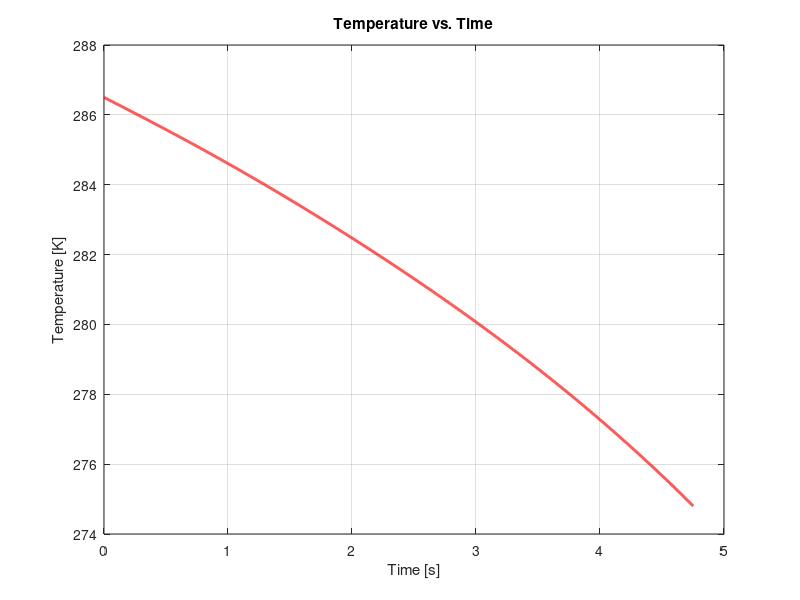
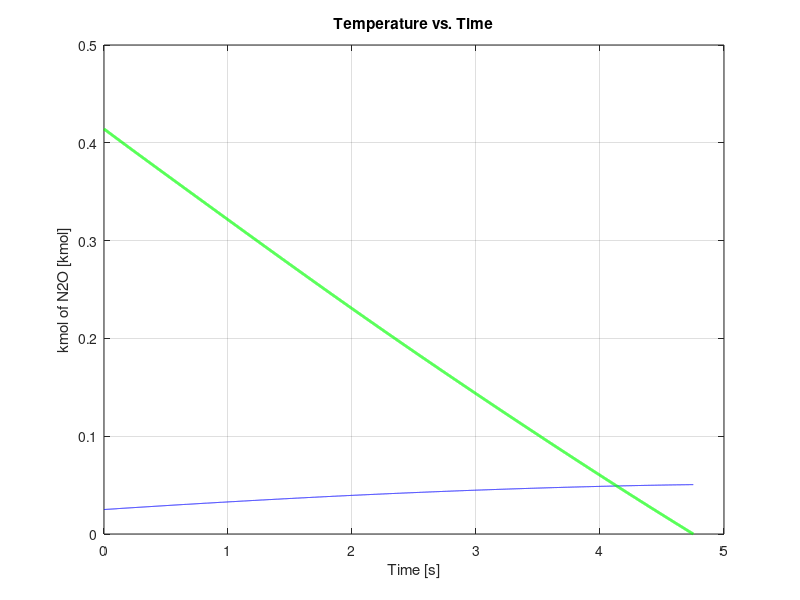

Here is the MATLAB script that generated these plots, in order: (Note: this script raises an error after producing the figures.)
%Margaret Mary Master's Thesis
%Ideal Model
%Explicit Method - Forward Difference

clear all
clc

% Given constants
n_He = 0;               % helium gas [kmol]
m_loaded = 19.32933;    % N2O mass initially loaded into tank [kg]: Test 1
% m_loaded = 16.23298;    % Test 2
% m_loaded = 14.10076;    % Test 3
% m_loaded = 23.62427;    % Test 4
Ti = 286.5;             % initial temperature [K]: Test 1 
% Ti = 278.5;             % Test 2
% Ti = 271.5;             % Test 3
% Ti = 291.3              % Test 4
R = 8314.3;             % universal gas constant [J/(kmol*K)]
Cd = 0.425;             % discharge coefficient: Test 1
% Cd = 0.365;             % Test 2 and 3
% Cd = 0.09;              % Test 4
Ainj = 0.0001219352;    % injector area [m^2]
MW2 = 44.013;           % molecular weight of N2O
V = 0.0354             % total tank volume [m^3]
m_T = 6.4882;           % tank mass [kg]

% Perry's Chemical Engineers' Handbook Property Equations
G1 = 96.512;        % vapour pressure of N2O [Pa] coefficients
G2 = -4045;         % valid for Temp range [182.3 K - 309.57 K]
G3 = -12.277;      
G4 = 2.886e-5;
G5 = 2;

Tc = 309.57;        % critical temperature of N2O [K]
J1 = 2.3215e7;      % heat of vapourization of N2O [J/kmol] coefficients
J2 = 0.384;         % valid for Temp range [182.3K - 309.57 K]
J3 = 0;
J4 = 0;

C1 = 0.2079e5;      % heat capacity of He at constant pressure [K/(kmol*K)] coefficients
C2 = 0;             % valid for Temp range [100 K - 1500 K]
C3 = 0;
C4 = 0;
C5 = 0;

D1 = 0.2934e5;      % heat capacity of N2O gas at constant pressure [J/(kmol*K)] coefficients
D2 = 0.3236e5;      % valid for Temp range [100 K - 200 K]
D3 = 1.1238e3;      
D4 = 0.2177e5;
D5 = 479.4;

E1 = 6.7556e4;      % heat capacity of N2O liquid at constant pressure [J/(kmol*K)] coefficients
E2 = 5.4373e1;      % valid for Temp range [182.3 K - 200K]
E3 = 0;
E4 = 0;
E5 = 0;

Q1 = 2.781;         %molar specific volume of liquid N2O [m^3/kmol] coefficients
Q2 = 0.27244;
Q3 = 309.57;
Q4 = 0.2882;

% Initial conditions
n_to = m_loaded/MW2;                                        % initial total N2O intank [kmol]
Vhat_li = Q2^(1+(1-Ti/Q3)^Q4)/Q1                           % molar volume of liquid N2O [m^3/kmol]    
To = Ti;                                                    % initial temperature [K]   
P_sato = exp(G1 + G2/To + G3*log(To) + G4*To^G5);           % initial vapour pressure of N2O [Pa]
%n_go_num is +ve
%n_go_den = (-P_sato*Vhat_li + R*To) is -ve!
n_go = P_sato*(V - Vhat_li*n_to)/(-P_sato*Vhat_li + R*To);  % initial N2O gas [kmol]
n_lo = (n_to*R*To - P_sato*V)/(-P_sato*Vhat_li + R*To);     % initial N2O liquid [kmol]

% Forward Difference Time Loop
tf = 100;           % final time [s]
tstep = 0.0005;     % time step [s]
i_i = 0;
i_f = tf/tstep;

for i=i_i:i_f;
    t = i*tstep;
    % Curve fitted combustion chamber pressure [Pa]:
    Pe =-2924.42*t^6 + 46778.07*t^5 - 285170.63*t^4 + 813545.02*t^3 - ...
        1050701.53*t^2 + 400465.85*t +1175466.2;
    % Pe = 95.92*t^6 - 2346.64*t^5 + 21128.78*t^4 - 87282.73*t^3 + ...
    %    186675.17*t^2 - 335818.91*t + 3029190.03;
    % Pe = 58.06*t^6 - 1201.90*t^5 + 8432.11*t^4 - 22175.67*t^3 + ...
    %    21774.66*t^2 - 99922.82*t = 2491369.68;
    % Pe = -4963.73*t + 910676.22;
    
    % Given functions of temperature:
    Vhat_l = Q2^(1+(1-To/Q3)^Q4)/Q1;
        %molar specific volume of liquid N2O [m^3/kmol]
    CVhat_He = C1 + C2*To + C3*To^2 + C4*To^3 + C5*To^4 - R;
        %specific heat of He at constant volume [J/(kmol*K)]
    CVhat_g = D1 + D2*((D3/To)/sinh(D3/To))^2 + D4*((D5/To)/cosh(D5/To))^2 - R;
        %specific heat of N2O gas at constant volume [J/(kmol*K)]
    CVhat_l = E1 + E2*To + E3*To^2 + E4*To^3 + E5*To^4;
        %specific heat of N2O liquid at constant volume, approx. same as at
        %constant pressure [J/(kmol*K)]
        Tr = To/Tc;  % reduced temperature
    delta_Hv = J1*(1 - Tr) ^ (J2 + J3*Tr + J4*Tr^2);    % heat of vapourization of N2O [J/kmol]
    P_sat = exp(G1 + G2/To + G3*log(To) + G4*To^G5);    % vapour pressure of N2O [Pa]
    dP_sat = (-G2/(To^2) + G3/To + G4*G5*To^(G5-1)) * exp(G1 + G2/To + G3*log(To) + G4*To^G5);
        %derivative of vapour pressure with respect to temperature
    Cp_T = (4.8 + 0.00322*To)*155.239;                  % specific heat of tank, Aluminum [J/(kg*K)]
    
    % Simplified expression definitions for solution
    P = (n_He + n_go)*R*To/(V-n_lo*Vhat_l);
    a = m_T*Cp_T + n_He*CVhat_He + n_go*CVhat_g + n_lo*CVhat_l;
    b = P*Vhat_l;
    e = -delta_Hv + R*To;
    f = -Cd*Ainj*sqrt(2/MW2)*sqrt((P-Pe)/Vhat_l);
    j = -Vhat_l*P_sat;
    k = (V - n_lo*Vhat_l)*dP_sat;
    m = R*To;
    q = R*n_go;
    
    Z = (-f*(-j*a+(q-k)*b))/(a*(m+j) + (q-k)*(e-b));
    W = (-Z*(m*a + (q-k)*e))/(-j*a + (q-k)*b);
    
    % Derivative Functions
    dT = (b*W+e*Z)/a;
    dn_g = Z;
    dn_l = W;
    
    % Record variables for each time step in an array
    T(i+1,1) = t;
    T(i+1,2) = To;
    n_g(i+1,1) = t;
    n_g(i+1,2) = n_go;
    n_l(i+1,1) = t;
    n_l(i+1,2) = n_lo;
    Pres(i+1,1) = t;
    Pres(i+1,2) = P;
    PE(i+1,1) = t;
    PE(i+1,2) = Pe;
    
    %Foreard Difference Method
    To = To + dT*tstep;
    n_go = n_go + dn_g*tstep;
    n_lo = n_lo + dn_l*tstep;
    
    % Physical stops to kick out of loop
    if Pe>=P
        break
    end
    if n_lo<=0
        break
    end
end
    
%Plot results
figure(1), plot(T(:,1),T(:,2), 'r','LineWidth',2),grid, ...
    title('Temperature vs. Time'), ...
    xlabel('Time [s]'), ...
    ylabel('Temperature [K]');
figure(2), plot(n_g(:,1),n_g(:,2),'b',n_l(:,1),n_l(:,2),'g','LineWidth',2),grid, ...
    title('Temperature vs. Time'), ...
    xlabel('Time [s]'), ...
    ylabel('kmol of N2O [kmol]'), ...
    legend('kmol of N2O gas','kmol of N2O liquid',1);
figure(3), plot(Pres(:,1),Pres(:,2),'m',PE(:,1),PE(:,2), 'c','LineWidth',2),grid, ...
    title('Pressure vs. Time'), ...
    xlabel('Time [s]'), ...
    ylabel('Pressure [Pa]');
    legend('tank pressure','chamber pressure',1);    